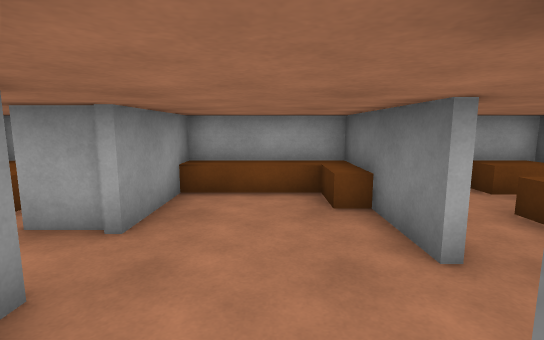
view 1 (above)

16 first-person views from a walk through a Unity game level. The camera is 1.4 m above the floor, tilts 8° down and sees 85° across. The floor is counted in squares, 1 m on a side. Each view is taken from the middle of a square. On the plan, view 1 faces up. The plan holds only what a view shows up to about 14 squares ahead; the rest is blank. The place goes on beyond the plan.

view 2
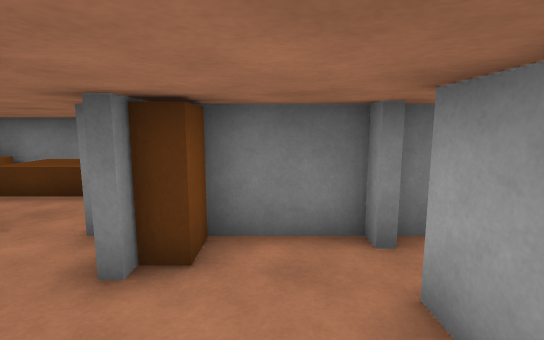

view 3
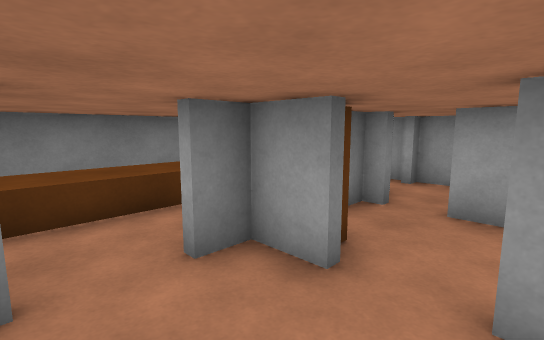

view 4
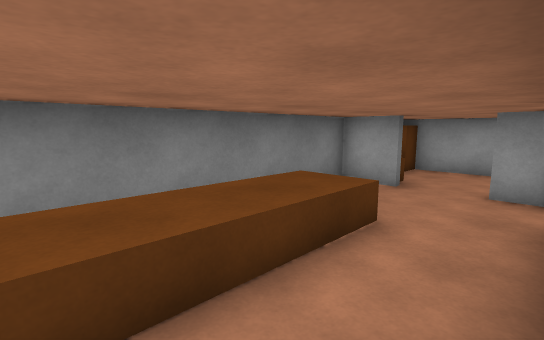

view 5
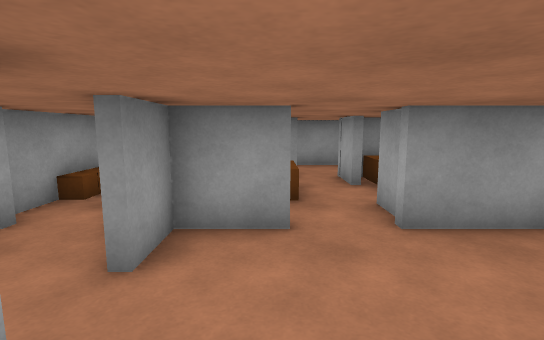

view 6
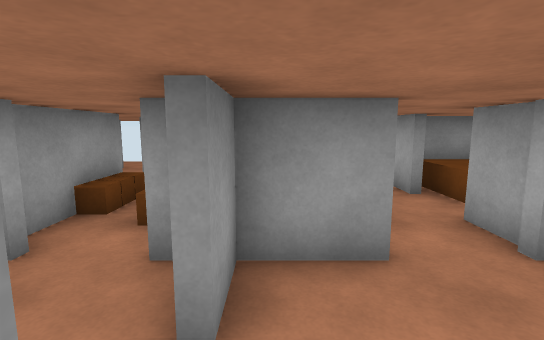

view 7
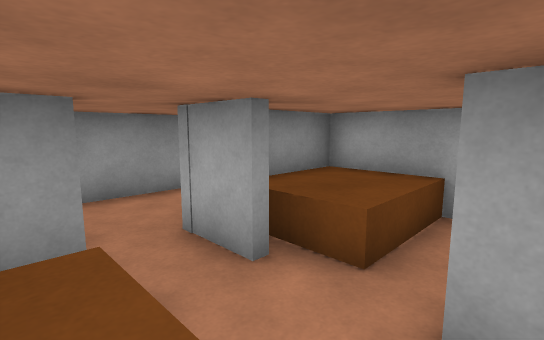

view 8
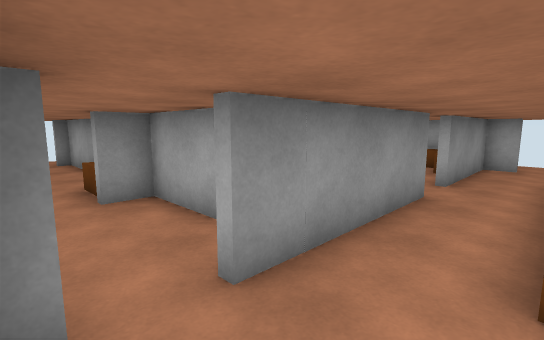

view 9
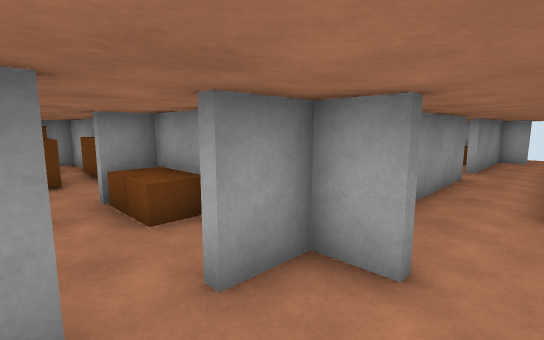

view 10
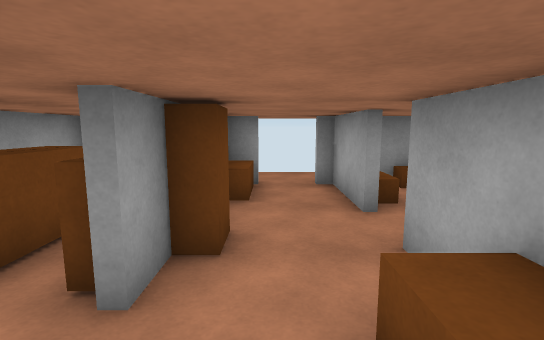

view 11
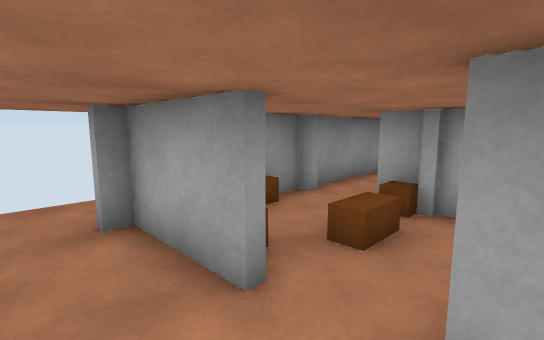

view 12
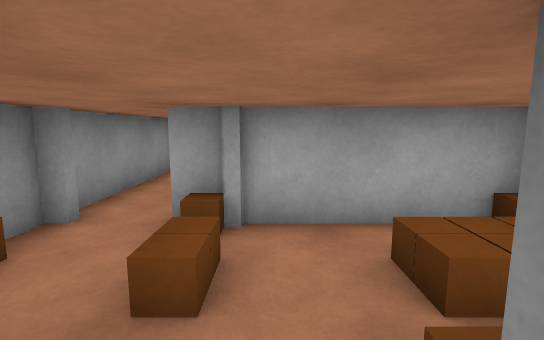

view 13
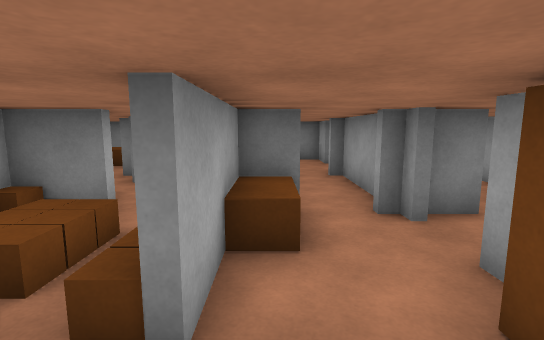

view 14
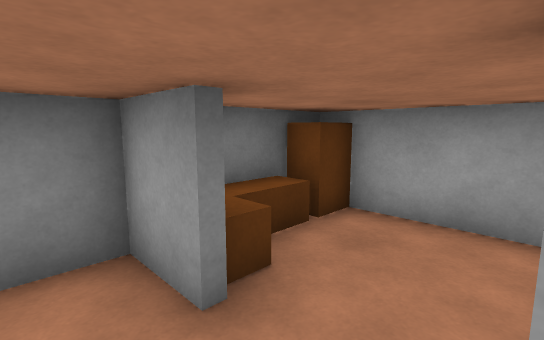

view 15
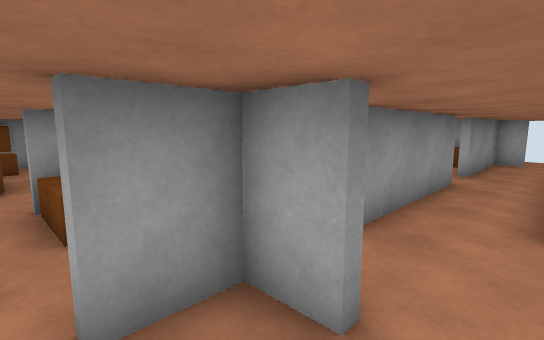

view 16
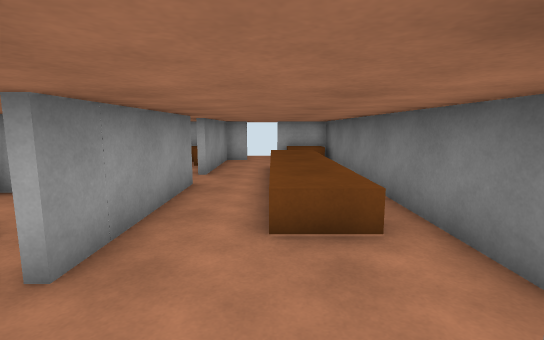

### Floor plan
Key: @ floor where view 1 was taken; # wall or solid block; x gap in a wall; . floor; ^ raised ledge; B brown block; C brown cube; O other object.
Columns run from 10 left of view 1 to 6 right of it. Each row starts with its distance up from view 1.
  7  ###^^###^^^###B#
  6  # #^^^ #..B#..BB
  5  #.#^^. #..B#..^#
  4  #.###.##...#.^^#
  3  #..........#.^^#
  2  ###.BB.#.....^^#
  1  ##C###C##..#.^^#
  0  #.O..  #.@B#.^^#
 -1  #..........#.^^#
 -2  ###.CC###xx#.^^#
 -3 x.....BB#...#...#
 -4 #B..............#
 -5 ##B#BB########.##
 -6  #B####     #..BB
 -7   B #       #...B
 -8   B         #...B
 -9  ###        #####

Where each view was taken, in squares from view 1:
view 1: 0 up, 0 right, facing up
view 2: 1 down, 2 left, facing right
view 3: 3 up, 1 left, facing down-right
view 4: 2 up, 2 right, facing down-right
view 5: 2 up, 2 right, facing left
view 6: 1 up, 1 right, facing left
view 7: 2 up, 3 left, facing up-left
view 8: 5 down, 4 right, facing up-left
view 9: 8 down, 4 right, facing up-left
view 10: 4 down, 2 left, facing left
view 11: 4 down, 5 left, facing up-left
view 12: 3 down, 6 left, facing up
view 13: 3 down, 7 left, facing right
view 14: 4 down, 3 right, facing down-right
view 15: 7 down, 4 right, facing up-left
view 16: 6 down, 4 right, facing up
